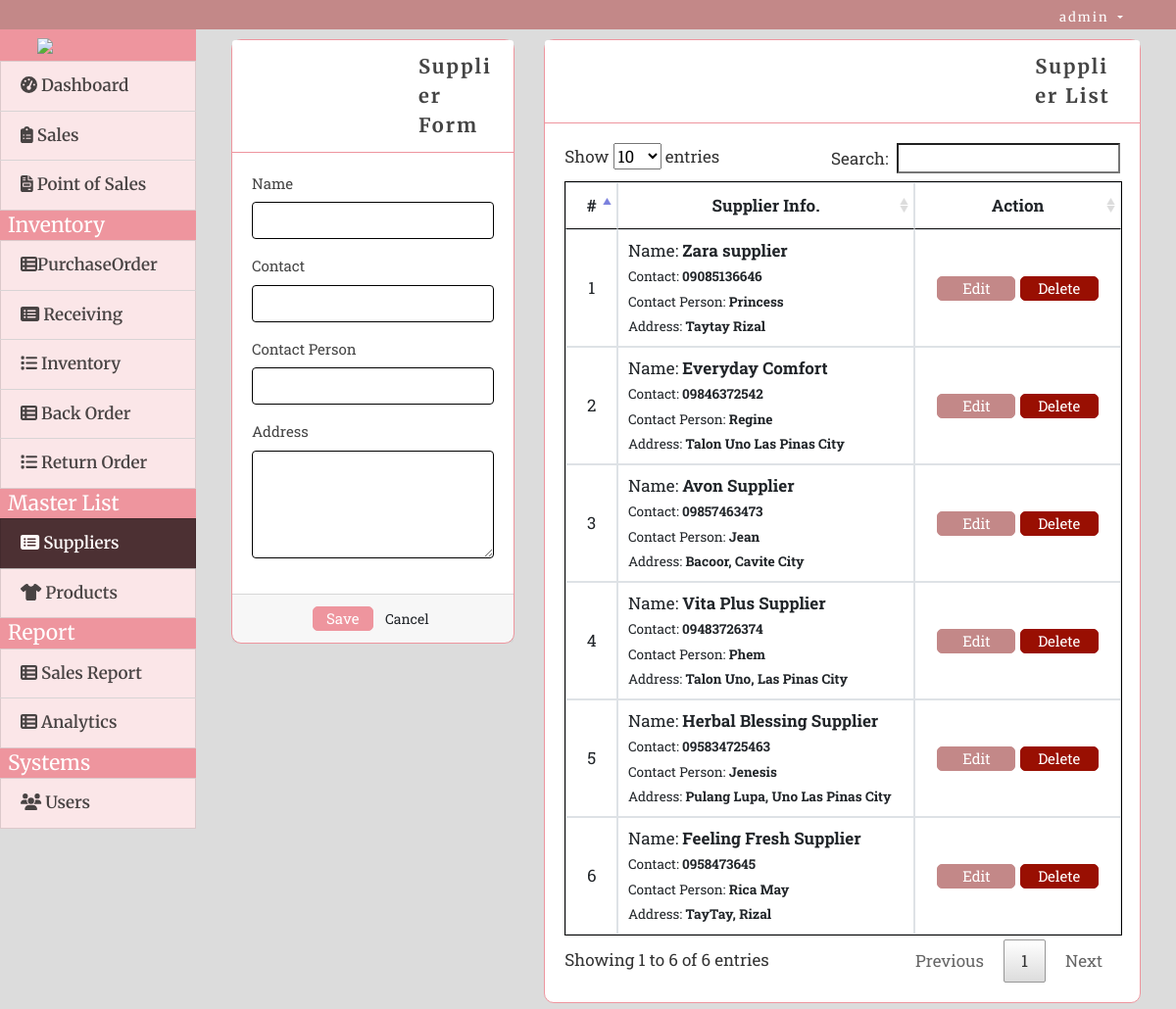
Screenshot of /index.php?page=suppliers (signed in) with the database file from the repository.
### tables this page shows
CREATE TABLE `suppliers` (
  `id` int(30) NOT NULL,
  `name` varchar(200) NOT NULL,
  `address` text NOT NULL,
  `contact` varchar(50) NOT NULL,
  `contact_person` text DEFAULT NULL,
  `date_created` datetime NOT NULL DEFAULT current_timestamp()
);

### suppliers.php (the view, shortened to what this page needs)
<?php include('db_connect.php');?>
<div class="container-fluid">
	<div class="col-lg-12">
		<div class="row">
			<div class="col-md-4">
			<form action="" id="manage-supplier">
				<div class="card">
					<div class="card-header" style=" font-size:20px; font-family:'Merriweather', serif; letter-spacing:2px; background-color:white; border-color:#ee959e; padding-left:190px;">
						   <b>  Supplier Form </b>
				  	</div>
					<div class="card-body">
							<div class="form-group">
								<label class="control-label">Name</label>
								<input type="text" style="border-color:black;" class="form-control" name="name" required>
							</div>
							<div class="form-group">
								<label class="control-label">Contact</label>
								<input type="text" style="border-color:black;" class="form-control" name="contact" required>
							</div>
							<div class="form-group">
								<label class="control-label">Contact Person</label>
								<input type="text" style="border-color:black;" class="form-control" name="contact_person" required>
							</div>
							<div class="form-group">
								<label class="control-label">Address</label>
								<textarea name="address" style="border-color:black;"id="address" cols="30" rows="4" class="form-control" required></textarea>
							</div>
					</div>
					<div class="card-footer">
						<div class="row">
							<div class="col-md-12">
								<button class="btn btn-sm btn-primary col-sm-3 offset-md-3" style="width:80px; border-radius:5px; background-color:#ee959e; color:white; border-color:#ee959e; height:25px; font-size:15px;"> Save</button>
								<button class="btn btn-sm btn-default col-sm-3" type="button" onclick="$('#manage-supplier').get(0).reset()"> Cancel</button>
							</div>
						</div>
					</div>
				</div>
			</form>
			</div>
			<div class="col-md-8">
				<div class="card">
					<div class="card-header" style=" font-size:20px; font-family:'Merriweather', serif; padding-left:500Px; letter-spacing:2px; background-color:white; border-color:#ee959e;">
						<b>Supplier List</b>
					</div>
					<div class="card-body" style="font-size:17px;">
						<table class="table table-bordered table-hover" style="border-color:black;">
							<thead>
								<tr>
									<th class="text-center">#</th>
									<th class="text-center">Supplier Info.</th>
									<th class="text-center">Action</th>
								</tr>
							</thead>
							<tbody>
								<?php
								$i = 1;
								$supplier = $conn->query("SELECT * FROM suppliers order by id asc");
								while($row=$supplier->fetch_assoc()):
								?>
								<tr>
									<td class="text-center"><?php echo $i++ ?></td>
									<td class="">
										<p>Name: <b><?php echo $row['name'] ?></b></p>
										<p><small>Contact: <b><?php echo $row['contact'] ?></b></small></p>
										<p><small>Contact Person: <b><?php echo $row['contact_person'] ?></b></small></p>
										<p><small>Address: <b><?php echo $row['address'] ?></b></small></p>
									</td>
									<td class="text-center">
										<button class="btn btn-sm btn-primary edit_supplier"  style="width:80px; border-radius:5px; background-color:#c38888; color:white; border-color:#c38888; height:25px; font-size:15px;"  type="button" data-id="<?php echo $row['id'] ?>" data-address="<?php echo $row['address'] ?>" data-name="<?php echo $row['name'] ?>"  data-contact="<?php echo $row['contact'] ?>"  data-contact_person="<?php echo $row['contact_person'] ?>" >Edit</button>
										<button class="btn btn-sm btn-danger delete_supplier" style="width:80px; border-radius:5px; background-color:#990f02; color:white; border-color:#990f02; height:25px; font-size:15px;" type="button" data-id="<?php echo $row['id'] ?>">Delete</button>
									</td>
								</tr>
								<?php endwhile; ?>
							</tbody>
						</table>
					</div>
				</div>
			</div>
		</div>
	</div>
</div>

### assets/css/style.css (style rules this page uses)
body { font-family: "Open Sans", sans-serif; color: #444444; width: 100%; height: calc(100%); font-size: 12px; }
.btn-sm { padding: .0001rem .2rem; }

### index.php (style rules this page uses)
body { background: #80808045; }

### suppliers.php (style rules this page uses)
.card { border-color:#ee959e; font-family: 'Raleway', sans-serif; font-family: 'Roboto Slab', serif; border-radius:10px; font-size:15px; }
td { vertical-align: middle !important; }
td p { margin:unset; }

### rows the page displays
suppliers: name "Zara supplier", contact "09085136646", contact_person "Princess", address "Taytay Rizal"
suppliers: name "Everyday Comfort", contact "09846372542", contact_person "Regine", address "Talon Uno Las Pinas City"
suppliers: name "Avon Supplier", contact "09857463473", contact_person "Jean", address "Bacoor, Cavite City"
suppliers: name "Vita Plus Supplier", contact "09483726374", contact_person "Phem", address "Talon Uno, Las Pinas City"
suppliers: name "Herbal Blessing Supplier", contact "095834725463", contact_person "Jenesis", address "Pulang Lupa, Uno Las Pinas City"
suppliers: name "Feeling Fresh Supplier", contact "0958473645", contact_person "Rica May", address "TayTay, Rizal"

### other values shown
$_SESSION['login_name'] "admin"
